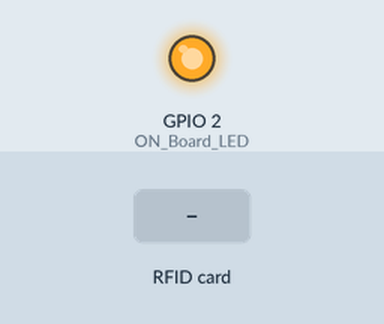
Recording of a sketch running on a simulated ESP32. Shown: output pins drawn as LEDs (lit = HIGH). The inputs (shaded band) are chosen by the test bench. WiFi joins after 1.5 s; servers stay silent unless stated; uploads are accepted with an empty reply; what the sketch prints to the serial monitor is not drawn.

Above: at 3.7 s.
3.8 s: RFID card 12 34 56 78 held to the reader
At 4.03 s:
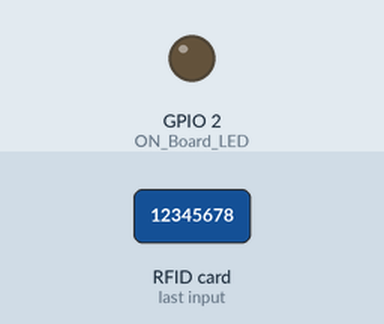
5.3 s: RFID card 5E 7A 19 C4 held to the reader
At 6.0 s:
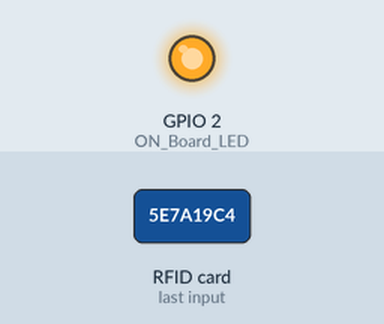
Timing chart, 0 to 8.3 s (numbered marks = the images above; inputs shaded):
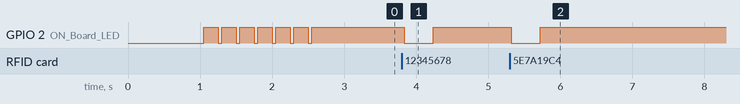

The sketch:

rfid.ino
```cpp
#include <WiFi.h>
#include <HTTPClient.h>
#include <SPI.h>
#include <MFRC522.h>

// RFID Pins
#define SS_PIN      5
#define RST_PIN     22
#define SCK_PIN     18
#define MISO_PIN    19
#define MOSI_PIN    23

MFRC522 mfrc522(SS_PIN, RST_PIN);  // Create MFRC522 instance
#define ON_Board_LED 2  // On-board LED (usually GPIO2 on ESP32)

// WiFi credentials
const char* ssid     = "xample";
const char* password = "12345678";

// Server settings
const char* serverIP   = "192.168.56.105";
const uint16_t serverPort = 80;
const char* serverPath = "/rfid_attendance_gatepass/getUID.php";

// Global variables for RFID
byte readcard[4];
char str[32] = "";
String StrUID;

void setup() {
  Serial.begin(115200);
  delay(1000);

  // Initialize SPI for RFID
  SPI.begin(SCK_PIN, MISO_PIN, MOSI_PIN, SS_PIN);
  mfrc522.PCD_Init();
  Serial.println("RFID reader initialized.");

  // Setup LED
  pinMode(ON_Board_LED, OUTPUT);
  digitalWrite(ON_Board_LED, HIGH);  // LED off initially

  // Connect to WiFi
  WiFi.begin(ssid, password);
  Serial.print("Connecting to WiFi");
  while (WiFi.status() != WL_CONNECTED) {
    delay(200);
    Serial.print(".");
    digitalWrite(ON_Board_LED, LOW);
    delay(50);
    digitalWrite(ON_Board_LED, HIGH);
    yield();  // allow background tasks
  }

  Serial.println();
  Serial.println("WiFi connected");
  Serial.print("ESP32 IP = ");
  Serial.println(WiFi.localIP());
  Serial.println("Please tag a card or keychain to see the UID!");
}

void loop() {
  // 1) Read a card UID
  if (!getid()) {
    delay(50);
    return;  // no card detected
  }

  digitalWrite(ON_Board_LED, LOW);
  Serial.println();
  Serial.print("Raw TCP test to ");
  Serial.print(serverIP);
  Serial.print(":");
  Serial.println(serverPort);

  // 2) Test raw TCP connection
  WiFiClient tcpc;
  if (!tcpc.connect(serverIP, serverPort)) {
    Serial.println(">>> TCP connect failed!");
    tcpc.stop();
    digitalWrite(ON_Board_LED, HIGH);
    delay(1000);
    return;  // skip HTTP_post
  }
  Serial.println(">>> TCP connect OK");
  tcpc.stop();

  // 3) Perform HTTP POST
  {
    HTTPClient http;
    String url = String("http://") + serverIP + serverPath;
    Serial.print("About to POST to: ");
    Serial.println(url);

    http.begin(url);
    http.addHeader("Content-Type", "application/x-www-form-urlencoded");
    http.setTimeout(2000);  // 2 sec timeout

    String postData = "UIDresult=" + StrUID;
    int httpCode = http.POST(postData);
    Serial.printf("HTTP code: %d (%s)\n", httpCode, http.errorToString(httpCode).c_str());

    if (httpCode > 0) {
      String payload = http.getString();
      Serial.println("Server response: " + payload);
    } else {
      Serial.println("No payload (POST failed)");
    }
    http.end();
  }

  // 4) Wrap up
  digitalWrite(ON_Board_LED, HIGH);
  delay(1000);
}

//------------------------------------------------------------------------------
// getid: returns 1 if a new card is read, 0 otherwise
int getid() {
  if (!mfrc522.PICC_IsNewCardPresent()) return 0;
  if (!mfrc522.PICC_ReadCardSerial()) return 0;

  Serial.print("RFID UID: ");
  for (int i = 0; i < mfrc522.uid.size; i++) {
    readcard[i] = mfrc522.uid.uidByte[i];
  }
  array_to_string(readcard, mfrc522.uid.size, str);
  StrUID = str;
  Serial.println(StrUID);

  mfrc522.PICC_HaltA();
  mfrc522.PCD_StopCrypto1();
  return 1;
}

// array_to_string: converts byte array to hex string
void array_to_string(byte array[], unsigned int len, char buffer[]) {
  for (unsigned int i = 0; i < len; i++) {
    byte nib1 = (array[i] >> 4) & 0x0F;
    byte nib2 = array[i] & 0x0F;
    buffer[i * 2]     = nib1 < 10 ? '0' + nib1 : 'A' + nib1 - 10;
    buffer[i * 2 + 1] = nib2 < 10 ? '0' + nib2 : 'A' + nib2 - 10;
  }
  buffer[len * 2] = '\0';
}
```

Measured:
- after the input at 3.8 s, GPIO 2 (ON_Board_LED): HIGH → LOW at once, → HIGH 0.40 s later
- after the input at 5.3 s, GPIO 2 (ON_Board_LED): HIGH → LOW at once, → HIGH 0.40 s later
